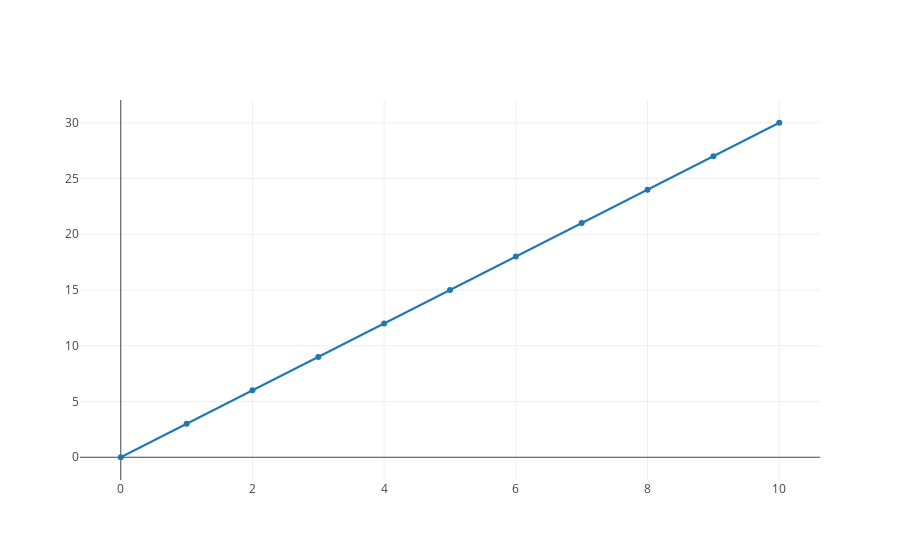

Notebook code cell kept with this figure:
### Markdown cell above
Ok, so now how do we calculate the instantaneous rate of change of our function, $f(x) = 3*x$?  First, let's plot that function graphically.

### Code cell
import plotly
from plotly.offline import iplot, init_notebook_mode
init_notebook_mode(connected=True)

def y(x):
    return 3*x

def line_function_data(line_function, x_values):
    y_values = list(map(lambda x: line_function(x), x_values))
    return {'x': x_values, 'y': y_values}

def plot(traces):
    plotly.offline.iplot(traces)

y_3x_trace = line_function_data(y, list(range(0, 11)))

plot([y_3x_trace])

### Figure 1 — Plotly figure (JSON) as saved in the notebook; plotly's stock layout.template omitted (floating-point values rounded to 4 significant figures)
{"data": [{"x": [0, 1, 2, 3, 4, 5, 6, 7, 8, 9, 10], "y": [0, 3, 6, 9, 12, 15, 18, 21, 24, 27, 30]}], "layout": {}}
